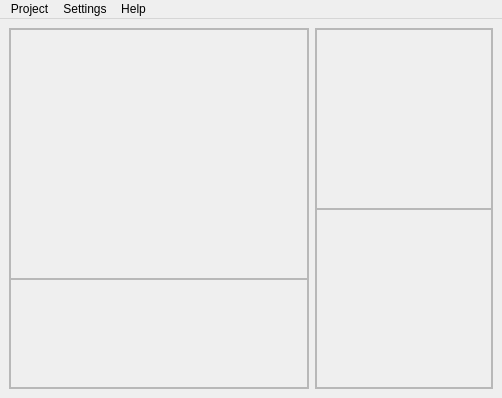
<?xml version="1.0" encoding="UTF-8"?>
<ui version="4.0">
 <class>mw_fondation</class>
 <widget class="QMainWindow" name="mw_fondation">
  <property name="geometry">
   <rect>
    <x>0</x>
    <y>0</y>
    <width>502</width>
    <height>398</height>
   </rect>
  </property>
  <property name="windowTitle">
   <string>Foundation</string>
  </property>
  <widget class="QWidget" name="centralwidget">
   <layout class="QGridLayout" name="gridLayout">
    <item row="0" column="0">
     <widget class="QFrame" name="qf_left">
      <property name="minimumSize">
       <size>
        <width>300</width>
        <height>0</height>
       </size>
      </property>
      <property name="maximumSize">
       <size>
        <width>300</width>
        <height>16777215</height>
       </size>
      </property>
      <property name="frameShape">
       <enum>QFrame::StyledPanel</enum>
      </property>
      <layout class="QVBoxLayout" name="vl_left">
       <property name="spacing">
        <number>0</number>
       </property>
       <property name="margin">
        <number>0</number>
       </property>
       <item>
        <widget class="QFrame" name="qf_treeUp">
         <property name="minimumSize">
          <size>
           <width>0</width>
           <height>250</height>
          </size>
         </property>
         <property name="maximumSize">
          <size>
           <width>16777215</width>
           <height>250</height>
          </size>
         </property>
         <property name="frameShape">
          <enum>QFrame::StyledPanel</enum>
         </property>
         <layout class="QVBoxLayout" name="vl_treeUp">
          <property name="spacing">
           <number>0</number>
          </property>
          <property name="margin">
           <number>0</number>
          </property>
         </layout>
        </widget>
       </item>
       <item>
        <widget class="QFrame" name="qf_treeDn">
         <property name="frameShape">
          <enum>QFrame::StyledPanel</enum>
         </property>
         <layout class="QVBoxLayout" name="vl_treeDn">
          <property name="spacing">
           <number>0</number>
          </property>
          <property name="margin">
           <number>0</number>
          </property>
         </layout>
        </widget>
       </item>
      </layout>
     </widget>
    </item>
    <item row="0" column="1">
     <widget class="QFrame" name="qf_right">
      <property name="sizePolicy">
       <sizepolicy hsizetype="Expanding" vsizetype="Expanding">
        <horstretch>0</horstretch>
        <verstretch>0</verstretch>
       </sizepolicy>
      </property>
      <property name="frameShape">
       <enum>QFrame::StyledPanel</enum>
      </property>
      <layout class="QVBoxLayout" name="vl_right">
       <property name="spacing">
        <number>0</number>
       </property>
       <property name="margin">
        <number>0</number>
       </property>
       <item>
        <widget class="QFrame" name="qf_dataUp">
         <property name="frameShape">
          <enum>QFrame::StyledPanel</enum>
         </property>
         <layout class="QVBoxLayout" name="vl_data">
          <property name="spacing">
           <number>0</number>
          </property>
          <property name="margin">
           <number>0</number>
          </property>
         </layout>
        </widget>
       </item>
       <item>
        <widget class="QFrame" name="qf_dataDn">
         <property name="frameShape">
          <enum>QFrame::StyledPanel</enum>
         </property>
         <layout class="QVBoxLayout" name="vl_log">
          <property name="spacing">
           <number>0</number>
          </property>
          <property name="margin">
           <number>0</number>
          </property>
         </layout>
        </widget>
       </item>
      </layout>
     </widget>
    </item>
   </layout>
  </widget>
  <widget class="QMenuBar" name="menuBar">
   <property name="geometry">
    <rect>
     <x>0</x>
     <y>0</y>
     <width>502</width>
     <height>21</height>
    </rect>
   </property>
   <widget class="QMenu" name="m_project">
    <property name="title">
     <string>Project</string>
    </property>
    <widget class="QMenu" name="m_newEntity">
     <property name="title">
      <string>New Entity</string>
     </property>
    </widget>
    <addaction name="mi_newProject"/>
    <addaction name="mi_loadProject"/>
    <addaction name="separator"/>
    <addaction name="mi_refresh"/>
    <addaction name="m_newEntity"/>
   </widget>
   <widget class="QMenu" name="m_help">
    <property name="title">
     <string>Help</string>
    </property>
    <widget class="QMenu" name="m_logLevel">
     <property name="title">
      <string>Log Level</string>
     </property>
    </widget>
    <widget class="QMenu" name="m_style">
     <property name="title">
      <string>Style</string>
     </property>
    </widget>
    <addaction name="mi_toolTips"/>
    <addaction name="m_logLevel"/>
    <addaction name="m_style"/>
   </widget>
   <widget class="QMenu" name="m_settings">
    <property name="title">
     <string>Settings</string>
    </property>
    <addaction name="mi_toolSettings"/>
    <addaction name="mi_projectSettings"/>
   </widget>
   <addaction name="m_project"/>
   <addaction name="m_settings"/>
   <addaction name="m_help"/>
  </widget>
  <action name="mi_log">
   <property name="checkable">
    <bool>true</bool>
   </property>
   <property name="text">
    <string>Log</string>
   </property>
  </action>
  <action name="mi_userGroups">
   <property name="text">
    <string>UserGroups</string>
   </property>
  </action>
  <action name="mi_newProject">
   <property name="text">
    <string>New Project</string>
   </property>
  </action>
  <action name="mi_loadProject">
   <property name="text">
    <string>Load Project</string>
   </property>
  </action>
  <action name="mi_projectSettings">
   <property name="text">
    <string>Project Settings</string>
   </property>
  </action>
  <action name="actionTmp1">
   <property name="text">
    <string>tmp1</string>
   </property>
  </action>
  <action name="mi_toolTips">
   <property name="checkable">
    <bool>true</bool>
   </property>
   <property name="checked">
    <bool>true</bool>
   </property>
   <property name="text">
    <string>Tool Tips</string>
   </property>
  </action>
  <action name="mi_newAsset">
   <property name="text">
    <string>New Asset</string>
   </property>
  </action>
  <action name="mi_newShot">
   <property name="text">
    <string>New Shot</string>
   </property>
  </action>
  <action name="mi_defaultStyle">
   <property name="text">
    <string>Default</string>
   </property>
  </action>
  <action name="mi_darkGreyStyle">
   <property name="text">
    <string>DarkGrey</string>
   </property>
  </action>
  <action name="mi_toolSettings">
   <property name="text">
    <string>Tool Settings</string>
   </property>
  </action>
  <action name="actionTmp">
   <property name="text">
    <string>tmp</string>
   </property>
  </action>
  <action name="mi_refresh">
   <property name="text">
    <string>Refresh</string>
   </property>
  </action>
 </widget>
 <resources/>
 <connections/>
</ui>
